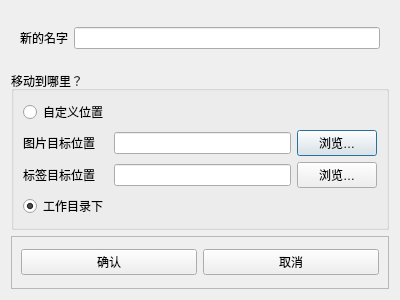
<?xml version="1.0" encoding="UTF-8"?>
<ui version="4.0">
 <class>Dialog</class>
 <widget class="QDialog" name="Dialog">
  <property name="geometry">
   <rect>
    <x>0</x>
    <y>0</y>
    <width>400</width>
    <height>300</height>
   </rect>
  </property>
  <property name="windowTitle">
   <string>复制数据集</string>
  </property>
  <layout class="QVBoxLayout" name="verticalLayout">
   <item>
    <widget class="QFrame" name="frame">
     <property name="frameShape">
      <enum>QFrame::NoFrame</enum>
     </property>
     <property name="frameShadow">
      <enum>QFrame::Raised</enum>
     </property>
     <layout class="QHBoxLayout" name="horizontalLayout">
      <item>
       <widget class="QLabel" name="label">
        <property name="text">
         <string>新的名字</string>
        </property>
       </widget>
      </item>
      <item>
       <widget class="QLineEdit" name="lineEdit"/>
      </item>
     </layout>
    </widget>
   </item>
   <item>
    <widget class="QGroupBox" name="groupBox">
     <property name="title">
      <string>移动到哪里？</string>
     </property>
     <layout class="QGridLayout" name="gridLayout">
      <item row="2" column="0">
       <widget class="QLabel" name="label_3">
        <property name="text">
         <string>标签目标位置</string>
        </property>
       </widget>
      </item>
      <item row="0" column="0">
       <widget class="QRadioButton" name="radioButton">
        <property name="text">
         <string>自定义位置</string>
        </property>
       </widget>
      </item>
      <item row="1" column="0">
       <widget class="QLabel" name="label_2">
        <property name="text">
         <string>图片目标位置</string>
        </property>
       </widget>
      </item>
      <item row="3" column="0">
       <widget class="QRadioButton" name="radioButton_2">
        <property name="text">
         <string>工作目录下</string>
        </property>
        <property name="checked">
         <bool>true</bool>
        </property>
       </widget>
      </item>
      <item row="2" column="1">
       <widget class="QLineEdit" name="lineEdit_3"/>
      </item>
      <item row="1" column="1">
       <widget class="QLineEdit" name="lineEdit_2"/>
      </item>
      <item row="1" column="2">
       <widget class="QPushButton" name="pushButton">
        <property name="text">
         <string>浏览…</string>
        </property>
       </widget>
      </item>
      <item row="2" column="2">
       <widget class="QPushButton" name="pushButton_2">
        <property name="text">
         <string>浏览…</string>
        </property>
       </widget>
      </item>
     </layout>
    </widget>
   </item>
   <item>
    <widget class="QFrame" name="frame_2">
     <property name="frameShape">
      <enum>QFrame::StyledPanel</enum>
     </property>
     <property name="frameShadow">
      <enum>QFrame::Raised</enum>
     </property>
     <layout class="QHBoxLayout" name="horizontalLayout_2">
      <item>
       <widget class="QPushButton" name="okButton">
        <property name="text">
         <string>确认</string>
        </property>
       </widget>
      </item>
      <item>
       <widget class="QPushButton" name="cancelButton">
        <property name="text">
         <string>取消</string>
        </property>
       </widget>
      </item>
     </layout>
    </widget>
   </item>
  </layout>
 </widget>
 <resources/>
 <connections/>
</ui>
